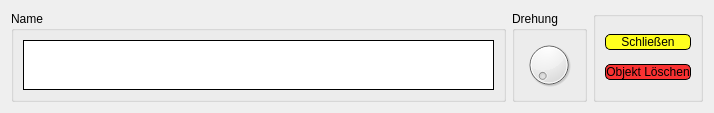
<?xml version="1.0" encoding="UTF-8"?>
<ui version="4.0">
 <class>ObjectSettings</class>
 <widget class="QWidget" name="ObjectSettings">
  <property name="geometry">
   <rect>
    <x>0</x>
    <y>0</y>
    <width>714</width>
    <height>73</height>
   </rect>
  </property>
  <property name="windowTitle">
   <string>Form</string>
  </property>
  <layout class="QHBoxLayout" name="horizontalLayout">
   <item>
    <widget class="QGroupBox" name="Name">
     <property name="sizePolicy">
      <sizepolicy hsizetype="MinimumExpanding" vsizetype="Preferred">
       <horstretch>0</horstretch>
       <verstretch>0</verstretch>
      </sizepolicy>
     </property>
     <property name="title">
      <string>Name</string>
     </property>
     <layout class="QVBoxLayout" name="verticalLayout">
      <item>
       <widget class="QLineEdit" name="le_objectName">
        <property name="sizePolicy">
         <sizepolicy hsizetype="Preferred" vsizetype="Preferred">
          <horstretch>0</horstretch>
          <verstretch>0</verstretch>
         </sizepolicy>
        </property>
        <property name="styleSheet">
         <string notr="true">QLineEdit {
     background-color: rgb(255, 255, 255); border: 1px solid black;
}</string>
        </property>
       </widget>
      </item>
     </layout>
    </widget>
   </item>
   <item>
    <widget class="QGroupBox" name="groupBox">
     <property name="title">
      <string>Drehung</string>
     </property>
     <layout class="QHBoxLayout" name="horizontalLayout_2">
      <item>
       <widget class="QDial" name="dial">
        <property name="sizePolicy">
         <sizepolicy hsizetype="Preferred" vsizetype="Preferred">
          <horstretch>0</horstretch>
          <verstretch>0</verstretch>
         </sizepolicy>
        </property>
        <property name="maximumSize">
         <size>
          <width>50</width>
          <height>50</height>
         </size>
        </property>
        <property name="baseSize">
         <size>
          <width>30</width>
          <height>30</height>
         </size>
        </property>
        <property name="maximum">
         <number>360</number>
        </property>
        <property name="singleStep">
         <number>5</number>
        </property>
        <property name="pageStep">
         <number>90</number>
        </property>
        <property name="value">
         <number>0</number>
        </property>
        <property name="sliderPosition">
         <number>0</number>
        </property>
        <property name="orientation">
         <enum>Qt::Horizontal</enum>
        </property>
        <property name="invertedControls">
         <bool>false</bool>
        </property>
       </widget>
      </item>
     </layout>
    </widget>
   </item>
   <item>
    <widget class="QGroupBox" name="groupBox_2">
     <property name="sizePolicy">
      <sizepolicy hsizetype="Preferred" vsizetype="Preferred">
       <horstretch>0</horstretch>
       <verstretch>0</verstretch>
      </sizepolicy>
     </property>
     <property name="title">
      <string/>
     </property>
     <layout class="QVBoxLayout" name="verticalLayout_3">
      <item>
       <widget class="QPushButton" name="pushButton">
        <property name="styleSheet">
         <string notr="true">QPushButton {
     background-color: rgb(255, 255, 30); border: 1px solid black;
     border-radius: 5px;
}</string>
        </property>
        <property name="text">
         <string>Schließen</string>
        </property>
        <property name="icon">
         <iconset resource="Images/selecttool.qrc">
          <normaloff>:/new/prefix1/ic_clear_black_18dp.png</normaloff>:/new/prefix1/ic_clear_black_18dp.png</iconset>
        </property>
       </widget>
      </item>
      <item>
       <widget class="QPushButton" name="pb_deleteObject">
        <property name="styleSheet">
         <string notr="true">QPushButton {
     background-color: rgb(250, 50, 50); border: 1px solid black;
     border-radius: 5px;
}</string>
        </property>
        <property name="text">
         <string>Objekt Löschen</string>
        </property>
        <property name="icon">
         <iconset resource="Images/selecttool.qrc">
          <normaloff>:/new/prefix1/ic_delete_forever_black_18dp.png</normaloff>:/new/prefix1/ic_delete_forever_black_18dp.png</iconset>
        </property>
       </widget>
      </item>
     </layout>
    </widget>
   </item>
  </layout>
 </widget>
 <resources>
  <include location="Images/selecttool.qrc"/>
 </resources>
 <connections/>
</ui>
